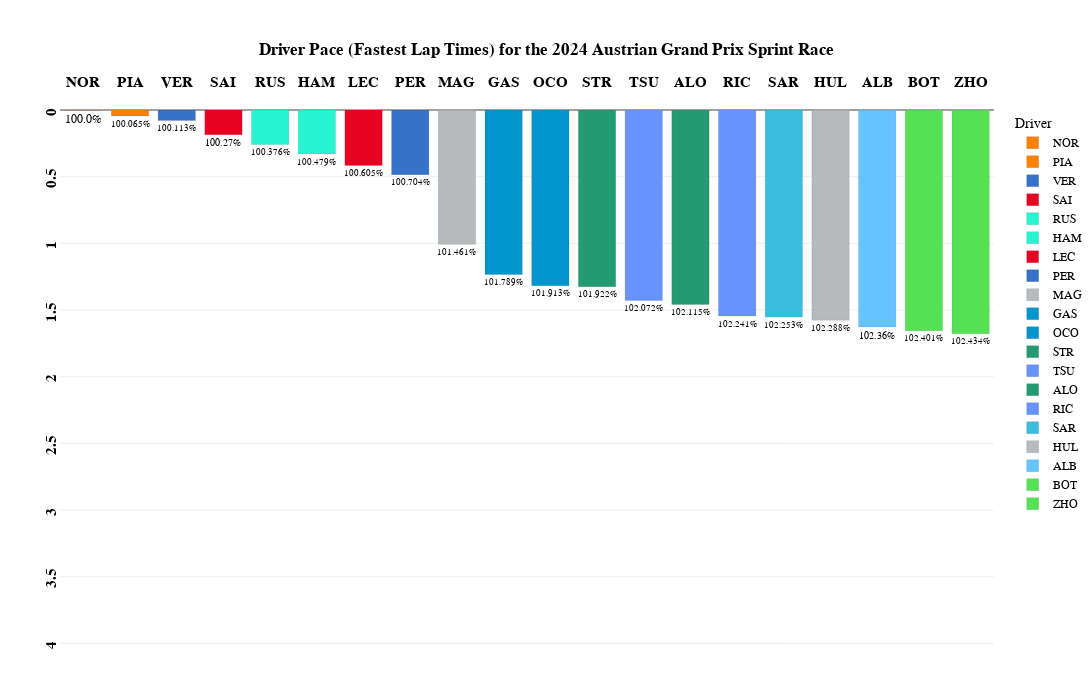

The cell this chart's notebook holds for it:
### Code cell
fig=px.bar(
    transformed_laps_relative_min_all,
    x="Driver",
    y="Delta_Min_All",
    color='Driver',
    template="xgridoff",
    title="<b>Driver Pace (Fastest Lap Times) for the {} {} Sprint Race</b>".format(year,gp),
    text="Delta_Percent_All",
    height=700, width=1200,
    color_discrete_map={
                 "ALB": "#64C4FF",
                 "ALO": "#229971",
                 "BOT": "#52e252",
                 "GAS": "#0093cc",
                 "HAM": "#27F4D2",
                 "HUL": "#B6BABD",
                 "LEC": "#E80020",
                 "MAG": "#B6BABD",
                 "NOR": "#FF8000",
                 "OCO": "#0093cc",
                 "PER": "#3671C6",
                 "PIA": "#FF8000",
                 "RIC": "#6692FF",
                 "RUS": "#27F4D2",
                 "SAI": "#E80020",
                 "SAR": "#37BEDD",
                 "STR": "#229971",
                 "TSU": "#6692FF",
                 "VER": "#3671C6",
                 "ZHO": "#52e252"
          }
)

fig.update_traces(textposition='outside')

fig.update_traces(opacity=0.85)

fig.update_traces( marker_line_color='white',marker_line_width=1.5)

fig.update_yaxes(tickangle = -90,tickprefix="<b>",ticksuffix ="</b><br>")

fig.update_xaxes(tickangle = -0,tickprefix="<b>",ticksuffix ="</b><br>")

fig.update_yaxes(range=[4.2, 0])

fig.update_layout(
    xaxis={'side': 'top'},
    yaxis={'side': 'left'}
)

fig.update_xaxes(title_text='')      # Remove axis titles
fig.update_yaxes(title_text='')

fig.update_xaxes(
        title_standoff = 75
)

fig.update_layout(
    title_x=0.5,
    margin=dict(l=60, r=5, t=110, b=30),
    hoverlabel=dict(
    bgcolor="white",
    font_size=16,
    font_family="PT Sans Narrow"
    ),
    yaxis = dict(tickfont = dict(size=15)),
    xaxis = dict(tickfont = dict(size=15)),
    font=dict(
        family="PT Sans Narrow",
        size=12,
        color="Black"
    ),
    title_font_family="PT Sans Narrow"
)
fig.update_yaxes(ticksuffix = "  ")

fig.update_traces( marker_line_color='Black',marker_line_width=0.1, opacity=0.99)

fig.show()

### Figure 1 — Plotly figure (JSON) as saved in the notebook; plotly's stock layout.template omitted (floating-point values rounded to 4 significant figures)
{"data": [{"alignmentgroup": "True", "hovertemplate": "Driver=%{x}<br>Delta_Min_All=%{y}<br>Delta_Percent_All=%{text}<extra></extra>", "legendgroup": "NOR", "marker": {"color": "#FF8000", "line": {"color": "Black", "width": 0.1}, "pattern": {"shape": ""}}, "name": "NOR", "offsetgroup": "NOR", "opacity": 0.99, "orientation": "v", "showlegend": true, "text": ["100.0%"], "textposition": "outside", "type": "bar", "x": ["NOR"], "xaxis": "x", "y": [0.001], "yaxis": "y"}, {"alignmentgroup": "True", "hovertemplate": "Driver=%{x}<br>Delta_Min_All=%{y}<br>Delta_Percent_All=%{text}<extra></extra>", "legendgroup": "PIA", "marker": {"color": "#FF8000", "line": {"color": "Black", "width": 0.1}, "pattern": {"shape": ""}}, "name": "PIA", "offsetgroup": "PIA", "opacity": 0.99, "orientation": "v", "showlegend": true, "text": ["100.065%"], "textposition": "outside", "type": "bar", "x": ["PIA"], "xaxis": "x", "y": [0.045], "yaxis": "y"}, {"alignmentgroup": "True", "hovertemplate": "Driver=%{x}<br>Delta_Min_All=%{y}<br>Delta_Percent_All=%{text}<extra></extra>", "legendgroup": "VER", "marker": {"color": "#3671C6", "line": {"color": "Black", "width": 0.1}, "pattern": {"shape": ""}}, "name": "VER", "offsetgroup": "VER", "opacity": 0.99, "orientation": "v", "showlegend": true, "text": ["100.113%"], "textposition": "outside", "type": "bar", "x": ["VER"], "xaxis": "x", "y": [0.078], "yaxis": "y"}, {"alignmentgroup": "True", "hovertemplate": "Driver=%{x}<br>Delta_Min_All=%{y}<br>Delta_Percent_All=%{text}<extra></extra>", "legendgroup": "SAI", "marker": {"color": "#E80020", "line": {"color": "Black", "width": 0.1}, "pattern": {"shape": ""}}, "name": "SAI", "offsetgroup": "SAI", "opacity": 0.99, "orientation": "v", "showlegend": true, "text": ["100.27%"], "textposition": "outside", "type": "bar", "x": ["SAI"], "xaxis": "x", "y": [0.186], "yaxis": "y"}, {"alignmentgroup": "True", "hovertemplate": "Driver=%{x}<br>Delta_Min_All=%{y}<br>Delta_Percent_All=%{text}<extra></extra>", "legendgroup": "RUS", "marker": {"color": "#27F4D2", "line": {"color": "Black", "width": 0.1}, "pattern": {"shape": ""}}, "name": "RUS", "offsetgroup": "RUS", "opacity": 0.99, "orientation": "v", "showlegend": true, "text": ["100.376%"], "textposition": "outside", "type": "bar", "x": ["RUS"], "xaxis": "x", "y": [0.259], "yaxis": "y"}, {"alignmentgroup": "True", "hovertemplate": "Driver=%{x}<br>Delta_Min_All=%{y}<br>Delta_Percent_All=%{text}<extra></extra>", "legendgroup": "HAM", "marker": {"color": "#27F4D2", "line": {"color": "Black", "width": 0.1}, "pattern": {"shape": ""}}, "name": "HAM", "offsetgroup": "HAM", "opacity": 0.99, "orientation": "v", "showlegend": true, "text": ["100.479%"], "textposition": "outside", "type": "bar", "x": ["HAM"], "xaxis": "x", "y": [0.33], "yaxis": "y"}, {"alignmentgroup": "True", "hovertemplate": "Driver=%{x}<br>Delta_Min_All=%{y}<br>Delta_Percent_All=%{text}<extra></extra>", "legendgroup": "LEC", "marker": {"color": "#E80020", "line": {"color": "Black", "width": 0.1}, "pattern": {"shape": ""}}, "name": "LEC", "offsetgroup": "LEC", "opacity": 0.99, "orientation": "v", "showlegend": true, "text": ["100.605%"], "textposition": "outside", "type": "bar", "x": ["LEC"], "xaxis": "x", "y": [0.417], "yaxis": "y"}, {"alignmentgroup": "True", "hovertemplate": "Driver=%{x}<br>Delta_Min_All=%{y}<br>Delta_Percent_All=%{text}<extra></extra>", "legendgroup": "PER", "marker": {"color": "#3671C6", "line": {"color": "Black", "width": 0.1}, "pattern": {"shape": ""}}, "name": "PER", "offsetgroup": "PER", "opacity": 0.99, "orientation": "v", "showlegend": true, "text": ["100.704%"], "textposition": "outside", "type": "bar", "x": ["PER"], "xaxis": "x", "y": [0.485], "yaxis": "y"}, {"alignmentgroup": "True", "hovertemplate": "Driver=%{x}<br>Delta_Min_All=%{y}<br>Delta_Percent_All=%{text}<extra></extra>", "legendgroup": "MAG", "marker": {"color": "#B6BABD", "line": {"color": "Black", "width": 0.1}, "pattern": {"shape": ""}}, "name": "MAG", "offsetgroup": "MAG", "opacity": 0.99, "orientation": "v", "showlegend": true, "text": ["101.461%"], "textposition": "outside", "type": "bar", "x": ["MAG"], "xaxis": "x", "y": [1.007], "yaxis": "y"}, {"alignmentgroup": "True", "hovertemplate": "Driver=%{x}<br>Delta_Min_All=%{y}<br>Delta_Percent_All=%{text}<extra></extra>", "legendgroup": "GAS", "marker": {"color": "#0093cc", "line": {"color": "Black", "width": 0.1}, "pattern": {"shape": ""}}, "name": "GAS", "offsetgroup": "GAS", "opacity": 0.99, "orientation": "v", "showlegend": true, "text": ["101.789%"], "textposition": "outside", "type": "bar", "x": ["GAS"], "xaxis": "x", "y": [1.233], "yaxis": "y"}, {"alignmentgroup": "True", "hovertemplate": "Driver=%{x}<br>Delta_Min_All=%{y}<br>Delta_Percent_All=%{text}<extra></extra>", "legendgroup": "OCO", "marker": {"color": "#0093cc", "line": {"color": "Black", "width": 0.1}, "pattern": {"shape": ""}}, "name": "OCO", "offsetgroup": "OCO", "opacity": 0.99, "orientation": "v", "showlegend": true, "text": ["101.913%"], "textposition": "outside", "type": "bar", "x": ["OCO"], "xaxis": "x", "y": [1.319], "yaxis": "y"}, {"alignmentgroup": "True", "hovertemplate": "Driver=%{x}<br>Delta_Min_All=%{y}<br>Delta_Percent_All=%{text}<extra></extra>", "legendgroup": "STR", "marker": {"color": "#229971", "line": {"color": "Black", "width": 0.1}, "pattern": {"shape": ""}}, "name": "STR", "offsetgroup": "STR", "opacity": 0.99, "orientation": "v", "showlegend": true, "text": ["101.922%"], "textposition": "outside", "type": "bar", "x": ["STR"], "xaxis": "x", "y": [1.325], "yaxis": "y"}, {"alignmentgroup": "True", "hovertemplate": "Driver=%{x}<br>Delta_Min_All=%{y}<br>Delta_Percent_All=%{text}<extra></extra>", "legendgroup": "TSU", "marker": {"color": "#6692FF", "line": {"color": "Black", "width": 0.1}, "pattern": {"shape": ""}}, "name": "TSU", "offsetgroup": "TSU", "opacity": 0.99, "orientation": "v", "showlegend": true, "text": ["102.072%"], "textposition": "outside", "type": "bar", "x": ["TSU"], "xaxis": "x", "y": [1.428], "yaxis": "y"}, {"alignmentgroup": "True", "hovertemplate": "Driver=%{x}<br>Delta_Min_All=%{y}<br>Delta_Percent_All=%{text}<extra></extra>", "legendgroup": "ALO", "marker": {"color": "#229971", "line": {"color": "Black", "width": 0.1}, "pattern": {"shape": ""}}, "name": "ALO", "offsetgroup": "ALO", "opacity": 0.99, "orientation": "v", "showlegend": true, "text": ["102.115%"], "textposition": "outside", "type": "bar", "x": ["ALO"], "xaxis": "x", "y": [1.458], "yaxis": "y"}, {"alignmentgroup": "True", "hovertemplate": "Driver=%{x}<br>Delta_Min_All=%{y}<br>Delta_Percent_All=%{text}<extra></extra>", "legendgroup": "RIC", "marker": {"color": "#6692FF", "line": {"color": "Black", "width": 0.1}, "pattern": {"shape": ""}}, "name": "RIC", "offsetgroup": "RIC", "opacity": 0.99, "orientation": "v", "showlegend": true, "text": ["102.241%"], "textposition": "outside", "type": "bar", "x": ["RIC"], "xaxis": "x", "y": [1.545], "yaxis": "y"}, {"alignmentgroup": "True", "hovertemplate": "Driver=%{x}<br>Delta_Min_All=%{y}<br>Delta_Percent_All=%{text}<extra></extra>", "legendgroup": "SAR", "marker": {"color": "#37BEDD", "line": {"color": "Black", "width": 0.1}, "pattern": {"shape": ""}}, "name": "SAR", "offsetgroup": "SAR", "opacity": 0.99, "orientation": "v", "showlegend": true, "text": ["102.253%"], "textposition": "outside", "type": "bar", "x": ["SAR"], "xaxis": "x", "y": [1.553], "yaxis": "y"}, {"alignmentgroup": "True", "hovertemplate": "Driver=%{x}<br>Delta_Min_All=%{y}<br>Delta_Percent_All=%{text}<extra></extra>", "legendgroup": "HUL", "marker": {"color": "#B6BABD", "line": {"color": "Black", "width": 0.1}, "pattern": {"shape": ""}}, "name": "HUL", "offsetgroup": "HUL", "opacity": 0.99, "orientation": "v", "showlegend": true, "text": ["102.288%"], "textposition": "outside", "type": "bar", "x": ["HUL"], "xaxis": "x", "y": [1.577], "yaxis": "y"}, {"alignmentgroup": "True", "hovertemplate": "Driver=%{x}<br>Delta_Min_All=%{y}<br>Delta_Percent_All=%{text}<extra></extra>", "legendgroup": "ALB", "marker": {"color": "#64C4FF", "line": {"color": "Black", "width": 0.1}, "pattern": {"shape": ""}}, "name": "ALB", "offsetgroup": "ALB", "opacity": 0.99, "orientation": "v", "showlegend": true, "text": ["102.36%"], "textposition": "outside", "type": "bar", "x": ["ALB"], "xaxis": "x", "y": [1.627], "yaxis": "y"}, {"alignmentgroup": "True", "hovertemplate": "Driver=%{x}<br>Delta_Min_All=%{y}<br>Delta_Percent_All=%{text}<extra></extra>", "legendgroup": "BOT", "marker": {"color": "#52e252", "line": {"color": "Black", "width": 0.1}, "pattern": {"shape": ""}}, "name": "BOT", "offsetgroup": "BOT", "opacity": 0.99, "orientation": "v", "showlegend": true, "text": ["102.401%"], "textposition": "outside", "type": "bar", "x": ["BOT"], "xaxis": "x", "y": [1.655], "yaxis": "y"}, {"alignmentgroup": "True", "hovertemplate": "Driver=%{x}<br>Delta_Min_All=%{y}<br>Delta_Percent_All=%{text}<extra></extra>", "legendgroup": "ZHO", "marker": {"color": "#52e252", "line": {"color": "Black", "width": 0.1}, "pattern": {"shape": ""}}, "name": "ZHO", "offsetgroup": "ZHO", "opacity": 0.99, "orientation": "v", "showlegend": true, "text": ["102.434%"], "textposition": "outside", "type": "bar", "x": ["ZHO"], "xaxis": "x", "y": [1.678], "yaxis": "y"}], "layout": {"barmode": "relative", "font": {"color": "Black", "family": "PT Sans Narrow", "size": 12}, "height": 700, "hoverlabel": {"bgcolor": "white", "font": {"family": "PT Sans Narrow", "size": 16}}, "legend": {"title": {"text": "Driver"}, "tracegroupgap": 0}, "margin": {"b": 30, "l": 60, "r": 5, "t": 110}, "title": {"font": {"family": "PT Sans Narrow"}, "text": "<b>Driver Pace (Fastest Lap Times) for the 2024 Austrian Grand Prix Sprint Race</b>", "x": 0.5}, "width": 1200, "xaxis": {"anchor": "y", "categoryarray": ["NOR", "PIA", "VER", "SAI", "RUS", "HAM", "LEC", "PER", "MAG", "GAS", "OCO", "STR", "TSU", "ALO", "RIC", "SAR", "HUL", "ALB", "BOT", "ZHO"], "categoryorder": "array", "domain": [0, 1], "side": "top", "tickangle": 0, "tickfont": {"size": 15}, "tickprefix": "<b>", "ticksuffix": "</b><br>", "title": {"standoff": 75, "text": ""}}, "yaxis": {"anchor": "x", "domain": [0, 1], "range": [4.2, 0], "side": "left", "tickangle": -90, "tickfont": {"size": 15}, "tickprefix": "<b>", "ticksuffix": "  ", "title": {"text": ""}}}}
